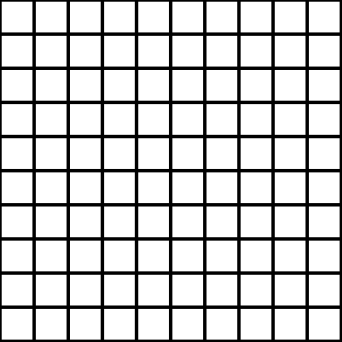

Generate this figure with Python:
#!/usr/bin/env python3
# -*- coding: utf-8 -*-

# Copyright (c) 2014 Jérémie DECOCK (http://www.jdhp.org)

# Permission is hereby granted, free of charge, to any person obtaining a copy
# of this software and associated documentation files (the "Software"), to deal
# in the Software without restriction, including without limitation the rights
# to use, copy, modify, merge, publish, distribute, sublicense, and/or sell
# copies of the Software, and to permit persons to whom the Software is
# furnished to do so, subject to the following conditions:

# The above copyright notice and this permission notice shall be included in
# all copies or substantial portions of the Software.
 
# THE SOFTWARE IS PROVIDED "AS IS", WITHOUT WARRANTY OF ANY KIND, EXPRESS OR
# IMPLIED, INCLUDING BUT NOT LIMITED TO THE WARRANTIES OF MERCHANTABILITY,
# FITNESS FOR A PARTICULAR PURPOSE AND NONINFRINGEMENT. IN NO EVENT SHALL THE
# AUTHORS OR COPYRIGHT HOLDERS BE LIABLE FOR ANY CLAIM, DAMAGES OR OTHER
# LIABILITY, WHETHER IN AN ACTION OF CONTRACT, TORT OR OTHERWISE, ARISING FROM,
# OUT OF OR IN CONNECTION WITH THE SOFTWARE OR THE USE OR OTHER DEALINGS IN
# THE SOFTWARE.


# SEE:
# - http://cairographics.org/samples/
# - http://cairographics.org/documentation/pycairo/3/reference/index.html
# - http://cairographics.org/pycairo/tutorial/
# - http://www.tortall.net/mu/wiki/CairoTutorial

import cairo
import math

WIDTH, HEIGHT = 256, 256

def main():
    """Main function"""

    # Image surfaces provide the ability to render to memory buffers either
    # allocated by cairo or by the calling code.
    # List of supported surfaces: http://www.cairographics.org/manual/cairo-surfaces.html
    surface = cairo.SVGSurface("grid_example.svg", WIDTH, HEIGHT)

    # cairo.Context is the object that you send your drawing commands to.
    context = cairo.Context(surface)

    # Normalizing the canvas ([0,1],[0,1]) -> ([0,WIDTH],[0,HEIGHT])
    context.scale(WIDTH, HEIGHT)

    ### DRAW ###
     
    # context.set_source_rgb(0., 0., 0.)
    # context.set_source_rgba(0., 0., 0., 1.)
    #   Sets the source pattern within context to an opaque color. This opaque color
    #   will then be used for any subsequent drawing operation until a new source
    #   pattern is set.
    #   The color components are floating point numbers in the range 0 to 1. If
    #   the values passed in are outside that range, they will be clamped.
    #   The default source pattern is opaque black, (that is, it is equivalent to
    #   cairo_set_source_rgb(context, 0.0, 0.0, 0.0)).
    #   Using set_source_rgb(r, g, b) is equivalent to using
    #   set_source_rgba(r, g, b, 1.0), and it sets your source color to use
    #   full opacity. 
    #
    # context.stroke()
    #   The stroke() operation takes a virtual pen along the current path
    #   according to the current line width, line join, line cap, and dash
    #   settings. After cairo_stroke(), the current path will be cleared from
    #   the cairo context.
    #   See http://www.cairographics.org/manual/cairo-cairo-t.html#cairo-stroke
    #
    # context.fill()
    #   A drawing operator that fills the current path according to the current
    #   fill rule, (each sub-path is implicitly closed before being filled).
    #   After cairo_fill(), the current path will be cleared from the cairo
    #   context.
    #   See http://www.cairographics.org/manual/cairo-cairo-t.html#cairo-fill

    # FILL...

    context.set_source_rgb(1, 1, 1)

    for x in range(10):
        for y in range(10):
            context.rectangle(0.1 * x, 0.1 * y, 0.1, 0.1)
            context.fill_preserve()                # <- PRESERVE PATH FOR STROKE !!!

    # ...AND STROKE

    context.set_source_rgb(0, 0, 0)
    context.set_line_width(0.01)
    context.stroke()

    ### WRITE THE SVG FILE ###

    surface.finish()

if __name__ == '__main__':
    main()
